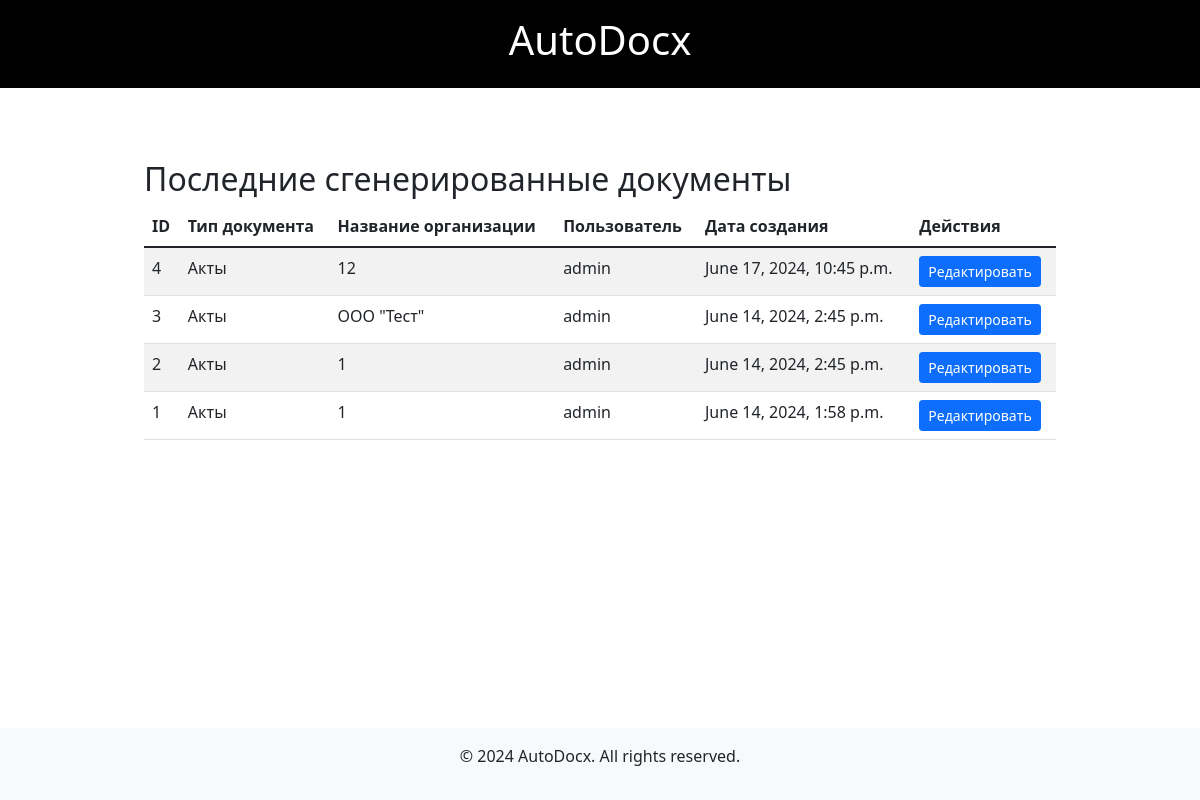
Page /dashboard/tasks/ (signed in) on the committed database.
### myapp/models.py (models this page shows, shortened)
class GeneratedDocument(models.Model):
    DOCUMENT_TYPES = [
        ('acts', 'Акты'),
        ('orders', 'Приказы'),
        ('document_package', 'Пакет документов')
    ]
    user = models.ForeignKey(User, on_delete=models.CASCADE)
    document_type = models.CharField(max_length=20, choices=DOCUMENT_TYPES)
    organization_name = models.CharField(max_length=255)
    inn = models.CharField(max_length=12)
    ogrn = models.CharField(max_length=13)
    address = models.CharField(max_length=255, default="Не указано")
    responsible_person = models.CharField(max_length=255)
    position = models.CharField(max_length=255)
    created_at = models.DateTimeField(auto_now_add=True)

### myapp/views.py (the view)
# urls.py: path('dashboard/tasks/', views.tasks, name='tasks'),
@login_required
def tasks(request):
    documents = GeneratedDocument.objects.filter(user=request.user).order_by('-created_at')
    return render(request, 'tasks.html', {'documents': documents})

### myapp/templates/tasks.html (shortened to what this page needs)
{% extends "base.html" %}
{% block content %}
<div class="container mt-5">
    <h2>Последние сгенерированные документы</h2>
    <table class="table table-striped">
        <thead>
            <tr>
                <th>ID</th>
                <th>Тип документа</th>
                <th>Название организации</th>
                <th>Пользователь</th>
                <th>Дата создания</th>
                <th>Действия</th>
            </tr>
        </thead>
        <tbody>
            {% for document in documents %}
                <tr>
                    <td>{{ document.id }}</td>
                    <td>{{ document.get_document_type_display }}</td>
                    <td>{{ document.organization_name }}</td>
                    <td>{{ document.user.username }}</td>
                    <td>{{ document.created_at }}</td>
                    <td>
                        <a href="{% url 'edit_document' document.id %}" class="btn btn-primary btn-sm">Редактировать</a>
                    </td>
                </tr>
            {% endfor %}
        </tbody>
    </table>
</div>
{% endblock %}

### myapp/templates/base.html (shortened to what this page needs)
<!DOCTYPE html>
<html lang="en">
<head>
    {% load static %}
    <link href="https://cdn.jsdelivr.net/npm/bootstrap@5.1.3/dist/css/bootstrap.min.css" rel="stylesheet">
    <link href="{% static 'styles.css' %}" rel="stylesheet">
</head>
<body>
    <header class="bg-black text-white text-center py-3">
        <div class="container">
            <h1>AutoDocx</h1>
        </div>
    </header>
    <main class="container my-4">
        {% block content %}
        {% endblock %}
    </main>
    <footer class="bg-light text-center py-3">
        <div class="container">
            <p>&copy; 2024 AutoDocx. All rights reserved.</p>
        </div>
    </footer>
</body>
</html>

### static/styles.css (style rules this page uses)
body { padding-top: 0px; }
.container { max-width: 960px; }

### myapp/templates/base.html (style rules this page uses)
html, body { height: 100%; margin: 0; }
body { display: flex; flex-direction: column; min-height: 100vh; }
main { flex: 1; }
header { background-color: #000; color: #fff; }
footer { background-color: #f8f9fa; text-align: center; padding: 1rem 0; }

### rows in the picture
GeneratedDocument: id "4", document_type "Акты", organization_name "12", user.username "admin", created_at "June 17, 2024, 10:45 p.m."
GeneratedDocument: id "3", document_type "Акты", organization_name "ООО \"Тест\"", user.username "admin", created_at "June 14, 2024, 2:45 p.m."
GeneratedDocument: id "2", document_type "Акты", organization_name "1", user.username "admin", created_at "June 14, 2024, 2:45 p.m."
GeneratedDocument: id "1", document_type "Акты", organization_name "1", user.username "admin", created_at "June 14, 2024, 1:58 p.m."
